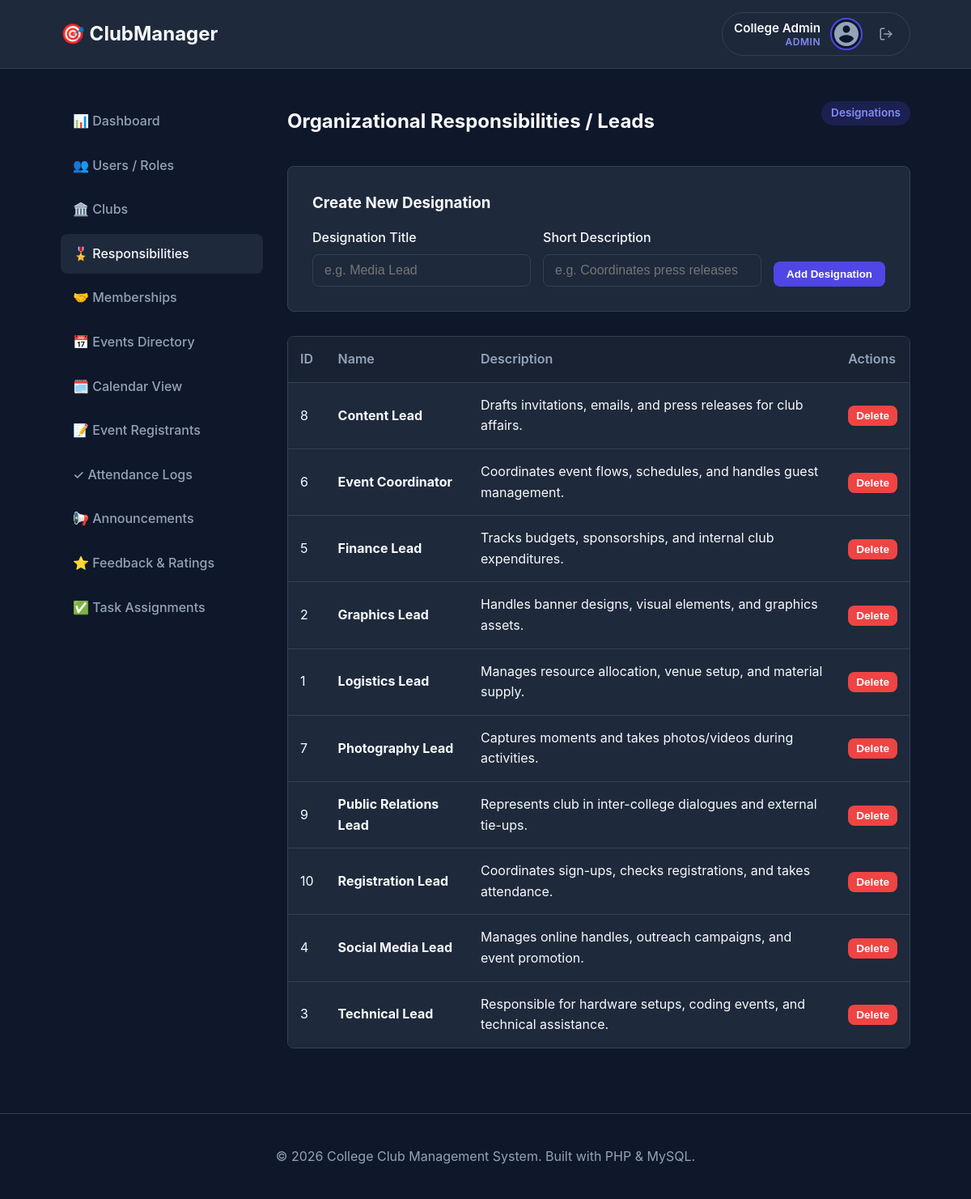
/admin/responsibilities.php (signed in), run on the app's committed database.
### tables this page shows
CREATE TABLE `responsibilities` (
  `id` INT AUTO_INCREMENT PRIMARY KEY,
  `name` VARCHAR(100) NOT NULL UNIQUE,
  `description` TEXT,
  `created_at` TIMESTAMP DEFAULT CURRENT_TIMESTAMP,
  `updated_at` TIMESTAMP DEFAULT CURRENT_TIMESTAMP ON UPDATE CURRENT_TIMESTAMP
);

### includes/functions.php (called while the page is built, shortened)
<?php
function escape($value) {
    return htmlspecialchars($value ?? '', ENT_QUOTES, 'UTF-8');
}
?>

### admin/responsibilities.php (the view, shortened to what this page needs)
<?php
require_once '../config/database.php';
require_once '../includes/functions.php';
try {
    $resps = $pdo->query("SELECT * FROM responsibilities ORDER BY name ASC")->fetchAll();
} catch (PDOException $e) {
    die("Query Error: " . htmlspecialchars($e->getMessage()));
}
?>
<?php require_once '../includes/header.php'; ?>
<?php require_once '../includes/navbar.php'; ?>
<div class="container dashboard-container">
    <aside class="sidebar">
        <ul class="sidebar-menu">
            <li><a href="dashboard.php">📊 Dashboard</a></li>
            <li><a href="users.php">👥 Users / Roles</a></li>
            <li><a href="clubs.php">🏛️ Clubs</a></li>
            <li><a href="responsibilities.php" class="active">🎖️ Responsibilities</a></li>
            <li><a href="memberships.php">🤝 Memberships</a></li>
            <li><a href="events.php">📅 Events Directory</a></li>
            <li><a href="calendar.php">🗓️ Calendar View</a></li>
            <li><a href="registrations.php">📝 Event Registrants</a></li>
            <li><a href="attendance.php">✓ Attendance Logs</a></li>
            <li><a href="announcements.php">📢 Announcements</a></li>
            <li><a href="feedback.php">⭐ Feedback & Ratings</a></li>
            <li><a href="tasks.php">✅ Task Assignments</a></li>
        </ul>
    </aside>
    <main class="main-content">
        <div class="flex-header">
            <h2>Organizational Responsibilities / Leads</h2>
            <span class="badge">Designations</span>
        </div>
        <div class="feature-card" style="margin-bottom: 30px;">
            <h3>Create New Designation</h3>
            <form action="responsibilities.php" method="POST" style="margin-top: 15px; display: grid; grid-template-columns: 1fr 1fr auto; gap: 15px; align-items: end;">
                <div class="form-group" style="margin-bottom: 0;">
                    <label for="name">Designation Title</label>
                    <input type="text" id="name" name="name" class="form-control" placeholder="e.g. Media Lead" required>
                </div>
                <div class="form-group" style="margin-bottom: 0;">
                    <label for="description">Short Description</label>
                    <input type="text" id="description" name="description" class="form-control" placeholder="e.g. Coordinates press releases">
                </div>
                <button type="submit" class="btn btn-primary">Add Designation</button>
            </form>
        </div>
        <div class="table-responsive">
            <table>
                <thead>
                    <tr>
                        <th>ID</th>
                        <th>Name</th>
                        <th>Description</th>
                        <th>Actions</th>
                    </tr>
                </thead>
                <tbody>
                    <?php foreach ($resps as $r): ?>
                        <tr>
                            <td><?php echo escape($r['id']); ?></td>
                            <td><strong><?php echo escape($r['name']); ?></strong></td>
                            <td><?php echo escape($r['description']); ?></td>
                            <td>
                                <form action="responsibilities.php" method="POST" style="display: inline;" onsubmit="return confirm('Are you sure you want to delete this responsibility designation?');">
                                    <button type="submit" class="btn btn-danger btn-sm">Delete</button>
                                </form>
                            </td>
                        </tr>
                    <?php endforeach; ?>
                </tbody>
            </table>
        </div>
    </main>
</div>
<?php require_once '../includes/footer.php'; ?>

### includes/header.php (shortened to what this page needs)
<?php
require_once __DIR__ . '/functions.php';
?>
<!DOCTYPE html>
<html lang="en">
<head>
    <link rel="stylesheet" href="../assets/css/style.css">
</head>
<body>

### includes/navbar.php (shortened to what this page needs)
<?php
$role = $_SESSION['user_role'] ?? '';
$fullName = $_SESSION['user_name'] ?? 'User';
$roleLabel = 'User';
if ($role === 'club_head') {
    $roleLabel = 'Club Head';
} elseif ($role === 'admin') {
    $roleLabel = 'Admin';
} elseif ($role === 'student') {
    $roleLabel = 'Student';
}
$photoUrl = $_SESSION['profile_picture'] ?? $_SESSION['user_photo'] ?? '';
?>
<header class="app-header">
    <div class="container header-container">
        <a href="../index.php" class="logo">🎯 ClubManager</a>
        <?php if (!empty($_SESSION['user_id'])): ?>
            <div class="header-profile-block">
                <div class="user-text-info">
                    <span class="profile-name"><?php echo htmlspecialchars($fullName); ?></span>
                    <span class="profile-role"><?php echo htmlspecialchars($roleLabel); ?></span>
                </div>
                <div class="profile-avatar-wrapper">
                    <?php if (!empty($photoUrl)): ?>
                        <img id="headerProfileImg" src="<?php echo htmlspecialchars($photoUrl); ?>" alt="<?php echo htmlspecialchars($fullName); ?> Profile" class="header-profile-img">
                    <?php else: ?>
                        <img id="headerProfileImg" alt="<?php echo htmlspecialchars($fullName); ?> Profile" class="header-profile-img">
                    <?php endif; ?>
                </div>
                <a href="../logout.php" class="header-logout-btn" title="Logout" aria-label="Logout">
                    <svg width="18" height="18" viewBox="0 0 24 24" fill="none" stroke="currentColor" stroke-width="2" stroke-linecap="round" stroke-linejoin="round"><path d="M9 21H5a2 2 0 0 1-2-2V5a2 2 0 0 1 2-2h4"></path><polyline points="16 17 21 12 16 7"></polyline><line x1="21" y1="12" x2="9" y2="12"></line></svg>
                </a>
            </div>
        <?php endif; ?>
    </div>
</header>

### includes/footer.php (shortened to what this page needs)
    <footer class="app-footer">
        <div class="container">
            <p>&copy; <?php echo date('Y'); ?> College Club Management System. Built with PHP & MySQL.</p>
        </div>
    </footer>
</body>
</html>

### assets/css/style.css (style rules this page uses)
:root { --primary-color: #4f46e5; --primary-hover: #4338ca; --bg-dark: #0f172a; --bg-card: #1e293b; --text-main: #f8fafc; --text-muted: #94a3b8; --border-color: #334155; --success: #10b981; --danger: #ef4444; --warning: #f59e0b; --info: #06b6d4; --radius: 8px; --transition: all 0.3s ease; }
* { margin: 0; padding: 0; box-sizing: border-box; }
body { font-family: -apple-system, BlinkMacSystemFont, "Segoe UI", Roboto, Oxygen, Ubuntu, Cantarell, "Open Sans", sans-serif; background-color: var(--bg-dark); color: var(--text-main); line-height: 1.6; }
.container { width: 90%; max-width: 1200px; margin: 0 auto; padding: 0 15px; }
header.landing-header, header.app-header { background-color: var(--bg-card); border-bottom: 1px solid var(--border-color); padding: 15px 0; }
.header-container { display: flex; justify-content: space-between; align-items: center; }
.logo { font-size: 1.5rem; font-weight: 700; color: var(--text-main); text-decoration: none; }
.header-profile-block { display: flex; align-items: center; gap: 12px; background-color: rgba(30, 41, 59, 0.7); border: 1px solid var(--border-color); padding: 6px 14px; border-radius: 30px; transition: var(--transition); }
.user-text-info { display: flex; flex-direction: column; text-align: right; line-height: 1.25; }
.profile-name { font-size: 0.95rem; font-weight: 600; color: var(--text-main); }
.profile-role { font-size: 0.75rem; font-weight: 600; color: #818cf8; text-transform: uppercase; letter-spacing: 0.5px; }
.profile-avatar-wrapper { display: flex; align-items: center; justify-content: center; }
.header-profile-img { width: 40px; height: 40px; border-radius: 50%; object-fit: cover; border: 2px solid var(--primary-color); background-color: var(--bg-dark); }
.header-logout-btn { display: flex; align-items: center; justify-content: center; color: var(--text-muted); padding: 6px; border-radius: 50%; transition: var(--transition); text-decoration: none; margin-left: 2px; }
.btn { display: inline-block; padding: 8px 16px; border-radius: var(--radius); text-decoration: none; font-weight: 600; cursor: pointer; transition: var(--transition); border: none; }
.btn-sm { padding: 5px 10px; font-size: 0.85rem; }
.btn-primary { background-color: var(--primary-color); color: white !important; }
.btn-danger { background-color: var(--danger); color: white !important; }
.badge { display: inline-block; background-color: rgba(79, 70, 229, 0.2); color: #818cf8; padding: 4px 12px; border-radius: 50px; font-size: 0.85rem; font-weight: 600; margin-bottom: 20px; }
.feature-card { background-color: var(--bg-card); border: 1px solid var(--border-color); border-radius: var(--radius); padding: 30px; transition: var(--transition); }
footer { text-align: center; padding: 40px 0; color: var(--text-muted); border-top: 1px solid var(--border-color); margin-top: 80px; }
.form-group { margin-bottom: 20px; }
.form-group label { display: block; margin-bottom: 8px; font-weight: 500; color: var(--text-main); }
.form-control { width: 100%; padding: 10px 14px; border-radius: var(--radius); background-color: #1e293b; border: 1px solid var(--border-color); color: var(--text-main); font-size: 1rem; transition: var(--transition); }
.dashboard-container { display: flex; gap: 30px; margin-top: 40px; min-height: 70vh; }
.sidebar { width: 250px; flex-shrink: 0; }
.sidebar-menu { list-style: none; }
.sidebar-menu li { margin-bottom: 5px; }
.sidebar-menu a { display: block; padding: 12px 15px; border-radius: var(--radius); color: var(--text-muted); text-decoration: none; font-weight: 500; transition: var(--transition); }
.sidebar-menu a:hover, .sidebar-menu a.active { background-color: var(--bg-card); color: var(--text-main); }
.main-content { flex-grow: 1; }
.table-responsive { overflow-x: auto; margin-top: 20px; border: 1px solid var(--border-color); border-radius: var(--radius); }
table { width: 100%; border-collapse: collapse; background-color: var(--bg-card); text-align: left; }
th, td { padding: 15px; border-bottom: 1px solid var(--border-color); }
th { font-weight: 600; color: var(--text-muted); background-color: rgba(15, 23, 42, 0.4); }
tr:last-child td { border-bottom: none; }
.flex-header { display: flex; justify-content: space-between; align-items: center; margin-bottom: 30px; }

### data on the page
responsibilities: id "8", name "Content Lead", description "Drafts invitations, emails, and press releases for club affairs."
responsibilities: id "6", name "Event Coordinator", description "Coordinates event flows, schedules, and handles guest management."
responsibilities: id "5", name "Finance Lead", description "Tracks budgets, sponsorships, and internal club expenditures."
responsibilities: id "2", name "Graphics Lead", description "Handles banner designs, visual elements, and graphics assets."
responsibilities: id "1", name "Logistics Lead", description "Manages resource allocation, venue setup, and material supply."
responsibilities: id "7", name "Photography Lead", description "Captures moments and takes photos/videos during activities."
responsibilities: id "9", name "Public Relations Lead", description "Represents club in inter-college dialogues and external tie-ups."
responsibilities: id "10", name "Registration Lead", description "Coordinates sign-ups, checks registrations, and takes attendance."
responsibilities: id "4", name "Social Media Lead", description "Manages online handles, outreach campaigns, and event promotion."
responsibilities: id "3", name "Technical Lead", description "Responsible for hardware setups, coding events, and technical assistance."

### other printed values
$fullName "College Admin"
$roleLabel "ADMIN"
